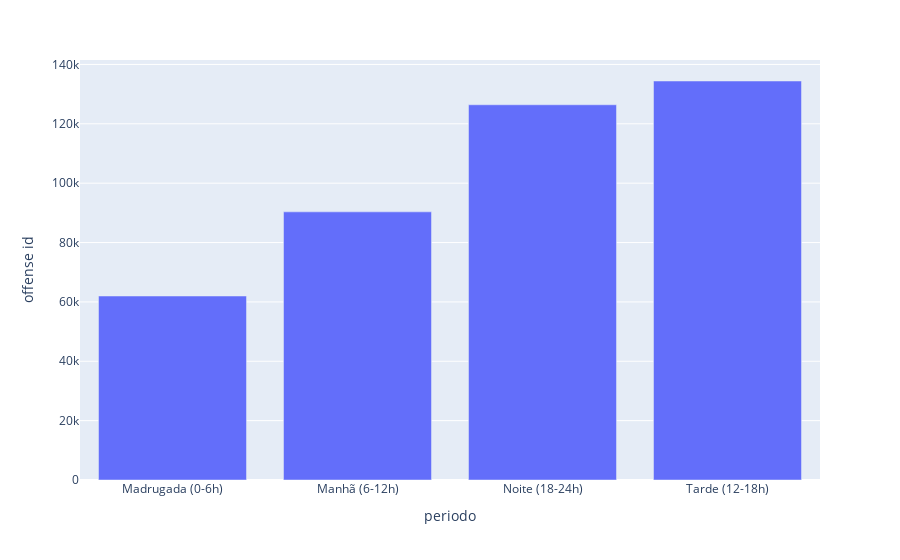

Notebook code cell kept with this figure:
### Code cell
px.bar(dff_eda.groupby('periodo').agg({'offense id':'count'}).reset_index(), x='periodo', y='offense id')

### Figure 1 — Plotly figure (JSON) as saved in the notebook; plotly's stock layout.template omitted (floating-point values rounded to 4 significant figures)
{"data": [{"hovertemplate": "periodo=%{x}<br>offense id=%{y}<extra></extra>", "legendgroup": "", "marker": {"color": "#636efa", "pattern": {"shape": ""}}, "name": "", "orientation": "v", "showlegend": false, "textposition": "auto", "type": "bar", "x": ["Madrugada (0-6h)", "Manhã (6-12h)", "Noite (18-24h)", "Tarde (12-18h)"], "xaxis": "x", "y": [61989, 90342, 126412, 134424], "yaxis": "y"}], "layout": {"barmode": "relative", "legend": {"tracegroupgap": 0}, "margin": {"t": 60}, "xaxis": {"anchor": "y", "domain": [0, 1], "title": {"text": "periodo"}}, "yaxis": {"anchor": "x", "domain": [0, 1], "title": {"text": "offense id"}}}}
